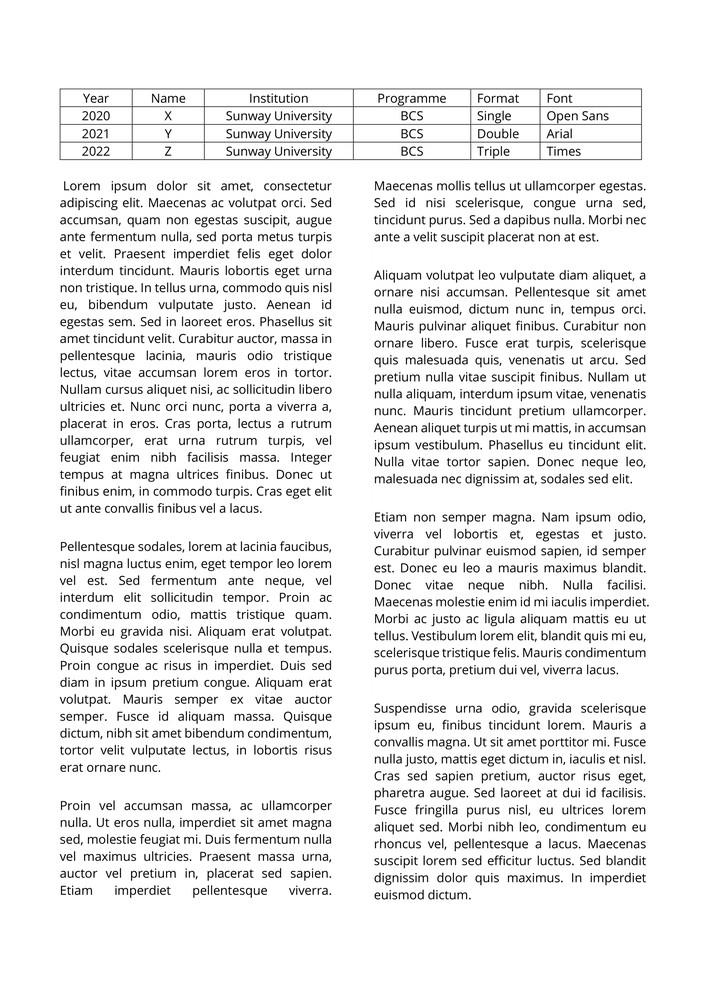
#> input picture paragraph_extraction/004.png, 706 x 999 px, shrunk from 1654 x 2339 before the run
$ python test3.py
#> lines starting #> are read from the running program, lines starting #| are printed output that depends on the picture; after the words box and inside, x2 and y2 are one past the last pixel; in counts of white or black regions, pixels touching at a corner belong together

# -*- coding: utf-8 -*-
"""
Created on Sun Oct 22 14:20:02 2023

@author: mazym
"""

import cv2
import numpy as np

#Removing table spanning all columns
def remove_table_1col(ncol):
    table_row = []
    horizontal_projection1 = np.sum(
        binarizedImage, axis=1)
    for row in range (horizontal_projection1.shape[0]):
        if horizontal_projection1[row] > 0.8 * ncol:
            table_row.append(row)
    if len(table_row) > 0:
        binarizedImage[table_row[0] : table_row[-1] + 1] = 0

def vertical_projection(binarizedImage):
    vertical_projection = np.sum(binarizedImage, axis=0)
    state = False
    first_pixel = []
    for column in range (vertical_projection.shape[0]):
        if state == False:
            if vertical_projection[column] >= 1:
                state = True
                first_pixel.append(column)

        if state == True:
            if vertical_projection[column] == 0:
                state = False
                first_pixel.append(column)
    return first_pixel


def horizontal_projection(binarizedImage, interchange_pixel, col):
    state = False
    first_pixel = []
    row_pixel = []

    # selected region = (2x-2, 2x-1)
    horizontal_projection_col = np.sum(binarizedImage[:, interchange_pixel[col * 2 - 2]: interchange_pixel[col * 2 - 1]], axis=1)
    for column in range(horizontal_projection_col.shape[0]):
        if state == False:
            if horizontal_projection_col[column] >= 1:
                state = True
                first_pixel.append(column)

        if state == True:
            if horizontal_projection_col[column] == 0:
                state = False
                first_pixel.append(column)

    # append the starting point into the row pixel
    row_pixel.append(first_pixel[0])
    difference = []
    for pixel_index in range(len(first_pixel) - 1):
        difference.append(first_pixel[pixel_index + 1] - first_pixel[pixel_index])
    for difference_index in range(len(difference)):
        if difference[difference_index] > 30 * 1.5 and difference[difference_index]< 100:
            row_pixel.append(first_pixel[difference_index])
            row_pixel.append(first_pixel[difference_index + 1])

    # append the ending point into the row pixel
    row_pixel.append(first_pixel[-1] + 1)

    return row_pixel

def horizontal_projection_image(binarizedImage, col):
    state = False
    first_pixel = []

    # selected region = (2x-2, 2x-1)
    horizontal_projection_col = np.sum(binarizedImage, axis=1)
    for column in range(horizontal_projection_col.shape[0]):
        if state == False:
            if horizontal_projection_col[column] >= 1:
                state = True
                first_pixel.append(column)

        if state == True:
            if horizontal_projection_col[column] == 0:
                state = False
                first_pixel.append(column)

    return first_pixel

def paragraph(row_pixel, col_pixel, col, n):
    #shift 10 to leave some borders
    paragraph_snap = img[row_pixel[n * 2 - 2]-10 : row_pixel[n * 2 - 1]+10,
                         col_pixel[col*2-2]-10 : col_pixel[col*2-1]+10 ]
    if not detected_images(paragraph_snap, n):
        return paragraph_snap
    else:
        return "Image detected"

def detected_images(paragraph_snap, current_paragraph):
    img = paragraph_snap
    GaussianFilter= cv2.GaussianBlur(img, (7,7), 0, cv2.BORDER_DEFAULT)
    _, img= cv2.threshold(GaussianFilter, 200, 255, cv2.THRESH_BINARY)
    img[img == 0] = 1
    img[img == 255] = 0

    row_pixel_paragraph = horizontal_projection_image(img, 1)
    #check if there is only one row in the paragraph
    if len(row_pixel_paragraph) <= 2:
        return True
    else:
        return False

## Main Code ##

#Choose your image
img_name = "004"
img_type = ".png"
img = cv2.imread(img_name+img_type, 1)
#> img is the input picture: shape (999, 706, 3); min 0, max 255, mean 236
img = cv2.cvtColor(img, cv2.COLOR_BGR2GRAY)
#> img: shape (999, 706)
[nrow, ncol] = img.shape

GaussianFilter= cv2.GaussianBlur(img, (7,7), 0, cv2.BORDER_DEFAULT)
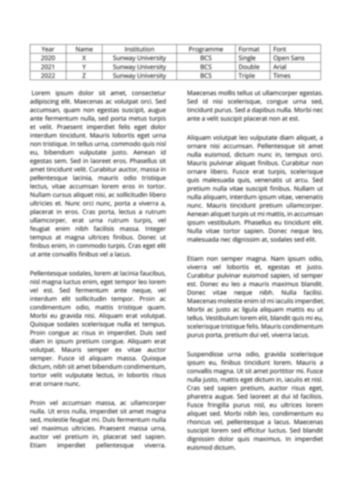
#> GaussianFilter: shape (999, 706) (shown at 1/2 size); min 138, max 255, mean 236

hist = cv2.calcHist([GaussianFilter], [0], None, [256], [0,256])
#> hist = 256 values, max 370834 at index 255, min 0 at index 0, mean 2755.1

_, binarizedImage = cv2.threshold(GaussianFilter, 200, 255, cv2.THRESH_BINARY)
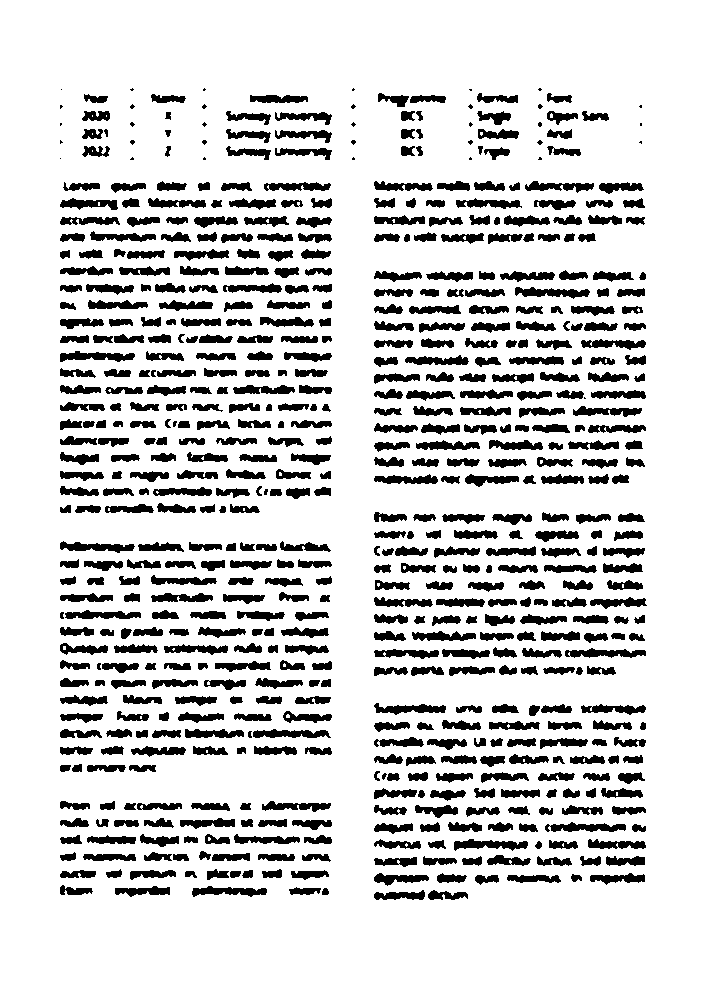
#> binarizedImage: shape (999, 706); 83.1% white; 637 black regions (36 under 20 px), largest, box (x1, y1, x2, y2) and area: (454, 839, 528, 851) 518, (515, 287, 590, 299) 515, (545, 822, 626, 832) 511

#white is 0, black is 1
binarizedImage[binarizedImage == 0] = 1
binarizedImage[binarizedImage == 255] = 0

remove_table_1col(ncol)
#> in remove_table_1col, `horizontal_projection1 = np.sum( binarizedImage, axis=1)`: horizontal_projection1 = 999 values, max 457 at index 651, min 0 at index 0, mean 119.3
#> after the loop in remove_table_1col, `for row in range (horizontal_projection1.shape[0]):`: table_row = []
col_pixel = vertical_projection(binarizedImage)
#> in vertical_projection, `vertical_projection = np.sum(binarizedImage, axis=0)`: vertical_projection = 706 values, max 301 at index 376, min 0 at index 0, mean 168.8
#> after the loop in vertical_projection, `for column in range (vertical_projection.shape[0]):`: first_pixel = [60, 332, 351, 356, 374, 647]; state = False
#> col_pixel = [60, 332, 351, 356, 374, 647]

page_count = 1
num_of_col = len(col_pixel)//2
#> num_of_col = 3

for cols in range(1, num_of_col+1):
    row_pixel = horizontal_projection(binarizedImage, col_pixel, cols)
    num_of_row = len(row_pixel)//2
    for rows in range(1, num_of_row+1):
        paragraph_snap = paragraph(row_pixel, col_pixel, cols, rows)
        if not np.array_equal(paragraph_snap, "Image detected"):
            filename = img_name + "_paragraph_"+ str(page_count)+".png"
            cv2.imwrite(filename, paragraph_snap)
            page_count+=1
#> this loop made 3 passes
#> row_pixel on pass 1: [88, 898]
#> pass 1, in paragraph, `paragraph_snap = img[row_pixel[n * 2 - 2]-10 : row_pixel[n * 2 - 1]+10..`:
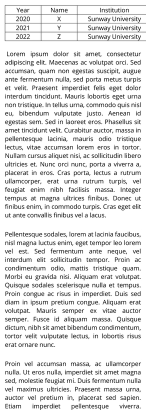
#> paragraph_snap: shape (830, 292) (shown at 1/2 size); min 0, max 255, mean 227.4
#> pass 1, in detected_images, `GaussianFilter= cv2.GaussianBlur(img, (7,7), 0, cv2.BORDER_DEFAULT)`:
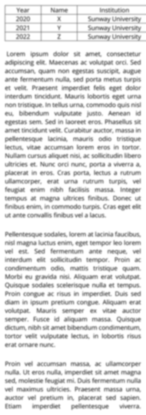
#> GaussianFilter: shape (830, 292) (shown at 1/2 size); min 138, max 255, mean 227.4
#> pass 1, in detected_images, `_, img= cv2.threshold(GaussianFilter, 200, 255, cv2.THRESH_BINARY)`:
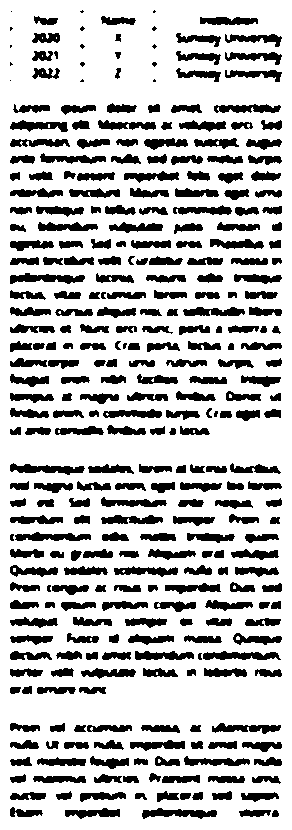
#> img: shape (830, 292); 75.6% white; 324 black regions (17 under 20 px), largest, box (x1, y1, x2, y2) and area: (10, 273, 85, 284) 506, (10, 463, 85, 475) 496, (142, 808, 217, 819) 492
#> pass 2, in paragraph (call 2), `paragraph_snap = img[row_pixel[n * 2 - 2]-10 : row_pixel[n * 2 - 1]+10..`:
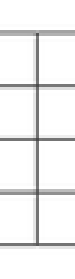
#> paragraph_snap: shape (93, 25) (shown 3 times larger); min 74, max 255, mean 241
#> after the loop, page_count = 4

$ run again, with paragraph_extraction/001.png copied over paragraph_extraction/004.png
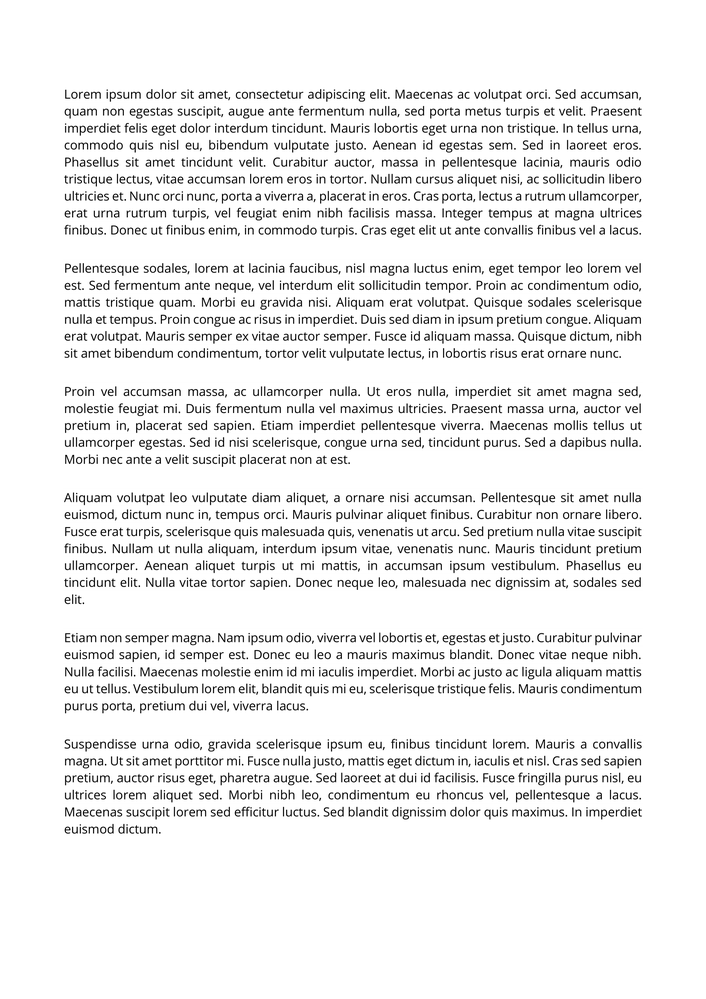
#> input picture paragraph_extraction/001.png, 706 x 999 px, shrunk from 1654 x 2339 before the run
#> img is the input picture: shape (999, 706, 3); min 0, max 255, mean 237.8
#> hist = 256 values, max 410364 at index 255, min 0 at index 0, mean 2755.1
#> `_, binarizedImage = cv2.threshold(GaussianFilter, 200, 255, cv2.THRESH..`:
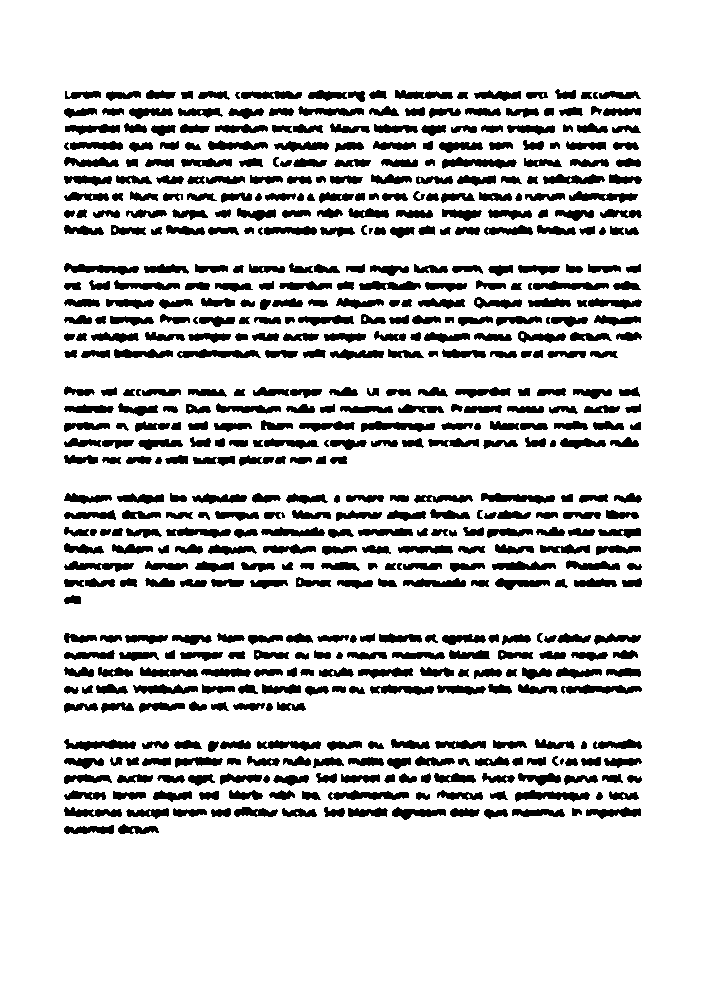
#> binarizedImage: shape (999, 706); 84.1% white; 581 black regions (2 under 20 px), largest, box (x1, y1, x2, y2) and area: (515, 790, 590, 802) 520, (442, 157, 517, 169) 516, (328, 790, 409, 800) 512
#> horizontal_projection1 = 999 values, max 500 at index 812, min 0 at index 0, mean 112.4
#> after the loop in remove_table_1col, `for row in range (horizontal_projection1.shape[0]):`: table_row = []
#> vertical_projection = 706 values, max 283 at index 66, min 0 at index 0, mean 159
#> after the loop in vertical_projection, `for column in range (vertical_projection.shape[0]):`: first_pixel = [64, 642]; state = False
#> col_pixel = [64, 642]
#> num_of_col = 1
#> the loop `for cols in range(1, num_of_col+1):` made 1 pass
#> (row_pixel, num_of_row) on pass 1: ([89, 835], 1)
#> pass 1, in detected_images, `_, img= cv2.threshold(GaussianFilter, 200, 255, cv2.THRESH_BINARY)`:
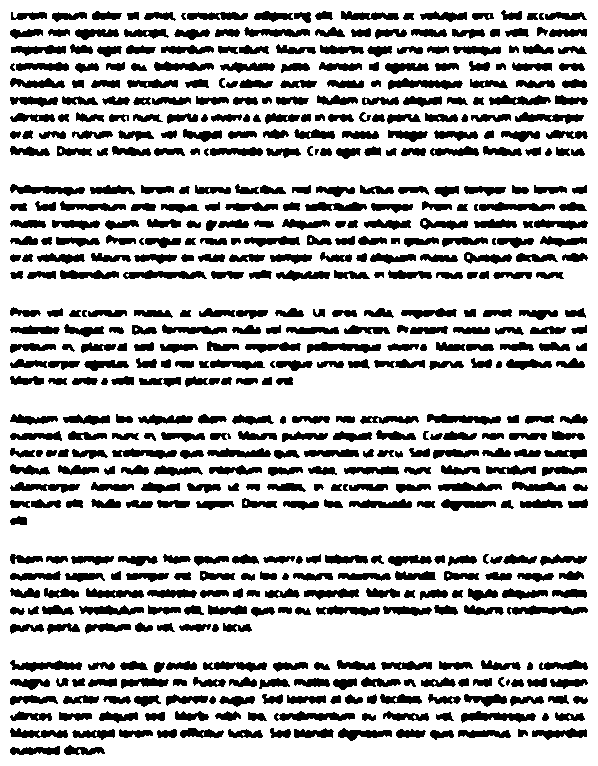
#> img: shape (766, 598); 75.5% white; 581 black regions (2 under 20 px), largest, box (x1, y1, x2, y2) and area: (461, 711, 536, 723) 520, (388, 78, 463, 90) 516, (274, 711, 355, 721) 512
#> after the loop `for cols in range(1, num_of_col+1):`: page_count = 2

$ run again, with paragraph_extraction/002.png copied over paragraph_extraction/004.png
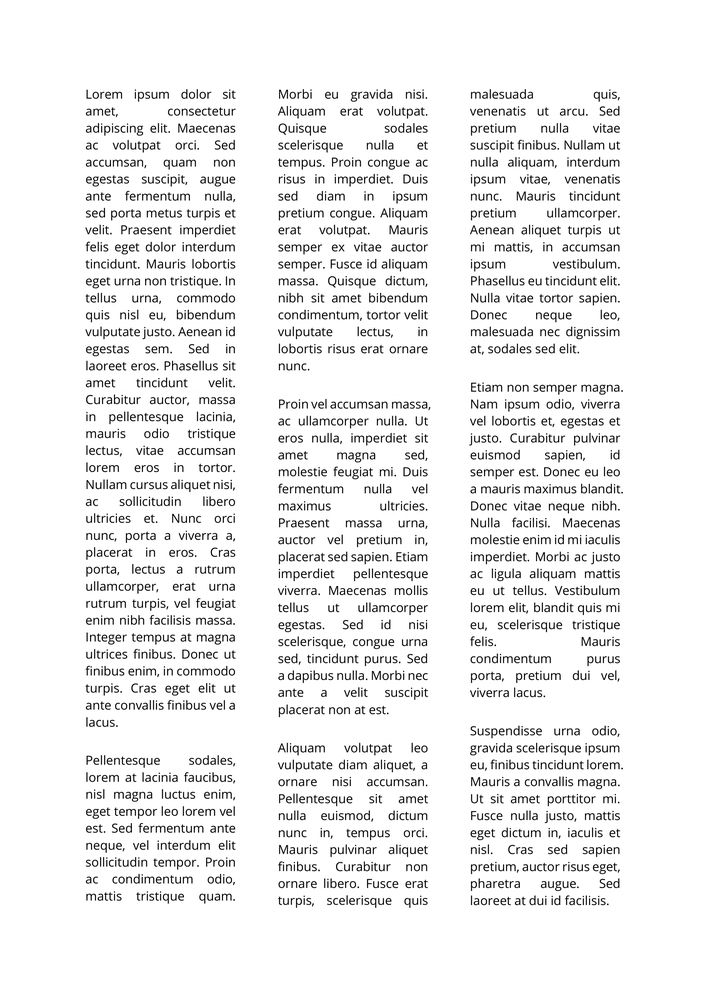
#> input picture paragraph_extraction/002.png, 706 x 999 px, shrunk from 1654 x 2339 before the run
#> img is the input picture: shape (999, 706, 3); min 0, max 255, mean 238.9
#> hist = 256 values, max 425430 at index 255, min 0 at index 0, mean 2755.1
#> `_, binarizedImage = cv2.threshold(GaussianFilter, 200, 255, cv2.THRESH..`:
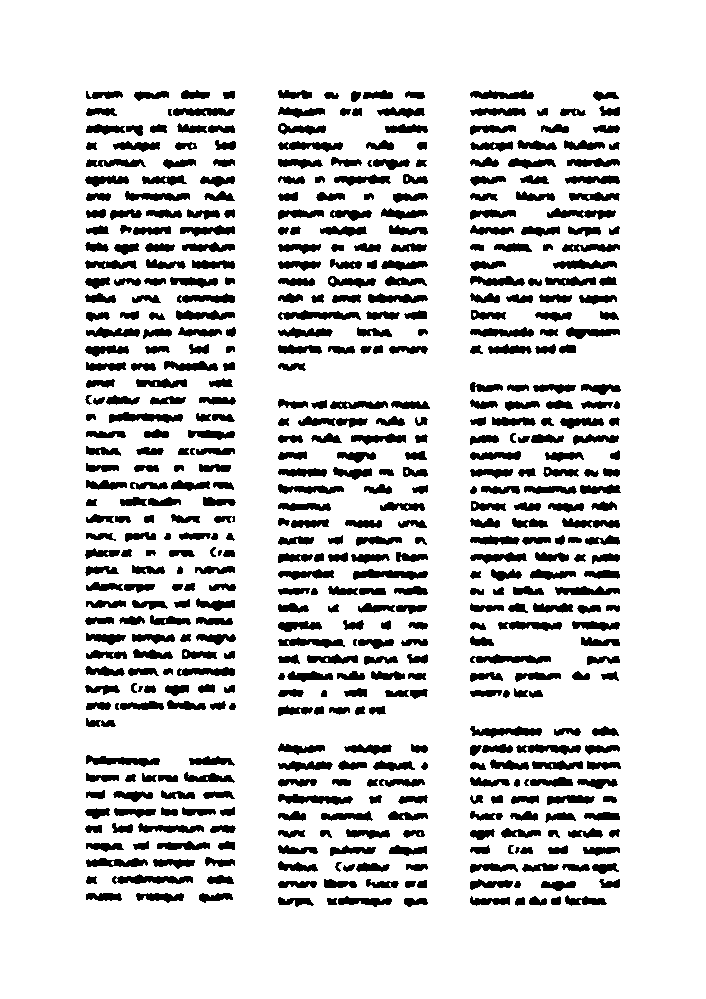
#> binarizedImage: shape (999, 706); 85.1% white; 541 black regions (1 under 20 px), largest, box (x1, y1, x2, y2) and area: (278, 310, 361, 320) 518, (112, 874, 193, 884) 508, (353, 569, 428, 580) 506
#> horizontal_projection1 = 999 values, max 376 at index 281, min 0 at index 0, mean 105.1
#> after the loop in remove_table_1col, `for row in range (horizontal_projection1.shape[0]):`: table_row = []
#> vertical_projection = 706 values, max 348 at index 472, min 0 at index 0, mean 148.8
#> after the loop in vertical_projection, `for column in range (vertical_projection.shape[0]):`: first_pixel = [85, 236, 278, 430, 470, 621]; state = False
#> col_pixel = [85, 236, 278, 430, 470, 621]
#> num_of_col = 3
#> the loop `for cols in range(1, num_of_col+1):` made 3 passes
#> row_pixel on passes 2 to 3: [90, 908], [90, 907]
#> pass 2, in paragraph (call 2), `paragraph_snap = img[row_pixel[n * 2 - 2]-10 : row_pixel[n * 2 - 1]+10..`:
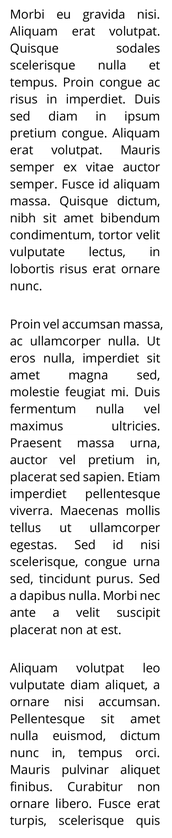
#> paragraph_snap: shape (838, 172); min 0, max 255, mean 229.5
#> after the loop `for cols in range(1, num_of_col+1):`: page_count = 4
